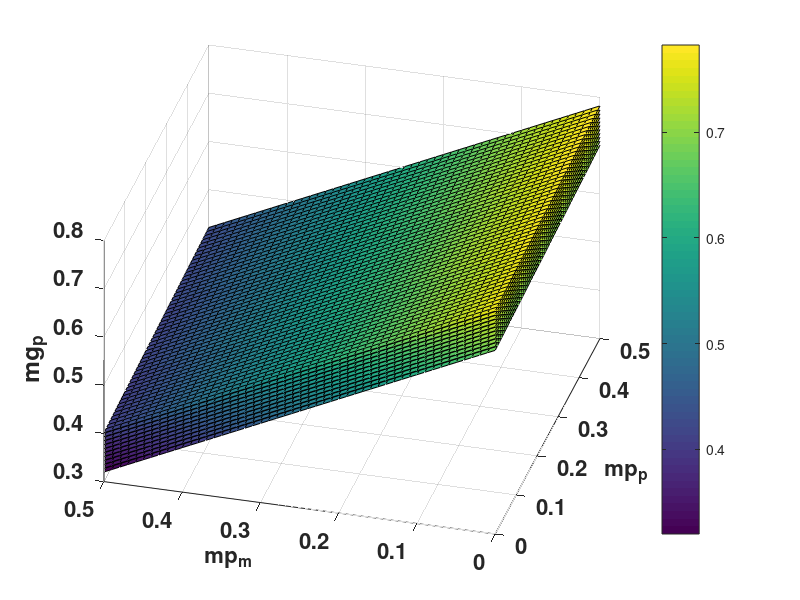

The MATLAB script that drew this image:
function []=stt_ver3()

clc;
clear all;
close all;

% Velocities of polymerization and depolymerization in mic per min
vg_p=7.33;
vg_m=1.07;
vs_p=18.98;
vs_m=1.07;

% Velocities relationships at steady state
y1=vg_p+vs_p; % sum of the velocities at the plus end
y2=vg_m+vs_m; % sum of the velocities at the minus end
y3=vg_m-vs_p; % difference between growing vel at the minus end and shortening vel at the plus end

% Main functions
exp1()

% This function shows the relationships between #MTs growing and shortening
% at steady state as a function of the total # of MTs and # of MTs
% shortening at the minus end
    function exp1()
        mp_p=0:0.01:0.5; % fraction of MTs pausing at the plus end
        mp_m=0:0.01:0.5; % fraction of MTs pausing at the minus end
        ms_m=0:0.1:1; % fraction of MTs shortening at the minus end
        T=2500;
        
        for i=1:length(ms_m)
            [X,Y]=meshgrid(mp_m,mp_p);
            mg_p=1/y1*(y2*ms_m(i)-y3+vg_m.*X-vs_p.*Y); % obtains the fraction of MTs growing at the plus end
            figure(1);
            hold on;
            surf(X,Y,mg_p);
            view(-75,40);
            
            % I used the lines below just to confirm that my calculations were correct and
            % that this is indeed the expression holding the steady state of the system
            mg_m=T-ms_m(i)*T-Y*T;
            ms_p=T-mg_p*T-X*T;
            pol=vg_p.*mg_p*T+vg_m.*mg_m;
            depol=vs_p.*ms_p+vs_m.*ms_m(i)*T;
            res(i)=mean(mean(pol-depol));
        end
        
        %Difference between polymerization and depolymerization at steady
        %state for different fraction of MTs shortening at the minus end
        res
        
        figure(1);
        set(gca,'fontweight','b','fontsize',16);
        xlabel('mp_p','fontweight','b','fontsize',16);
        ylabel('mp_m','fontweight','b','fontsize',16);
        zlabel('mg_p');
        colorbar;
        grid on;
        
    end

% Transition matrix
% tmv=[-(pgs+pgp) ppg psg; pgp -(ppg+pps) psp; pgs pps -(psg+psp)];

%S=solve('(-(pgs+pgp)*mg)+(pgp*mp)+(psg*ms)=-N',mp);
%mp_p=-(N - mg_p*(pgp_p + pgs_p) + ms_p*psg_p)/pgp_p;

%S=solve('(-(pgs+pgp)*mg)+(pgp*mp)+(psg*ms)=0',mp);
%mp_m=(mg_m*(pgp_m + pgs_m) - ms_m*psg_m)/pgp_m;

end














